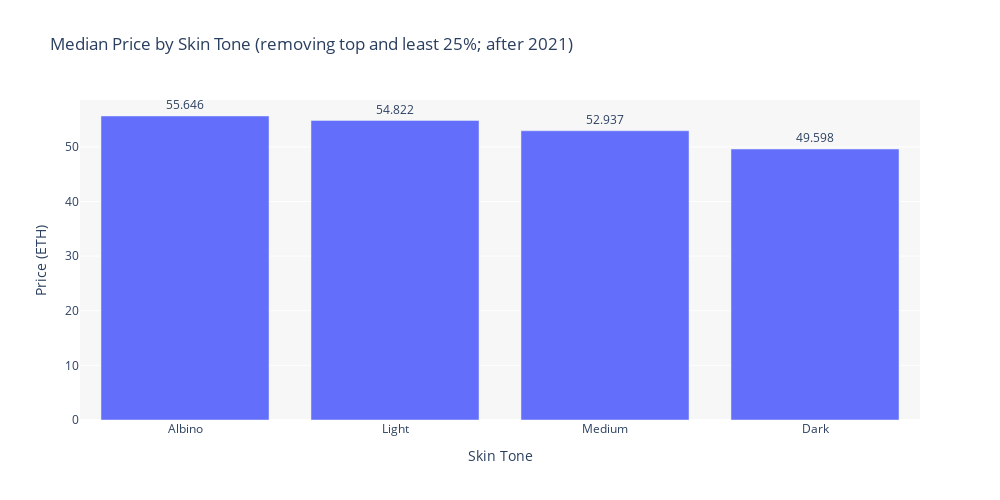

Source (notebook cell):
### Code cell
def price_remove_25(df):
    return np.mean(df['eth_price'])
    # price25 = df.describe()['eth_price']['25%']
    # price75 = df.describe()['eth_price']['75%']
    # return np.mean(df[(df['eth_price'] > price25) & (df['eth_price'] < price75)]['eth_price'])

skin_tone_25 = pd.DataFrame(tx_db[(tx_db['date'] > '2020-12-31') & (tx_db['skin_tone'] != 'Non-human')].groupby('skin_tone').apply(price_remove_25)).T
skin_tone_25 = skin_tone_25[['Albino', 'Light', 'Medium', 'Dark']]

fig = go.Figure(data=[go.Bar(
    x=skin_tone_25.columns, 
    y=skin_tone_25.loc[0],
    text=skin_tone_25.loc[0],
    textposition='auto',),])

fig.update_layout(
    title="Median Price by Skin Tone (removing top and least 25%; after 2021)",
    autosize=False,
    width=1000,
    height=500,
    plot_bgcolor='rgba(0,0,0,0.03)',
    xaxis=dict(title='Skin Tone'),
    yaxis=dict(title='Price (ETH)'),
)

fig.update_traces(texttemplate='%{text:.5s}', textposition='outside')

fig.write_image(f"{IMG_PATH}/analysis/fig5.png")
fig.show()

### Figure 1 — Plotly figure (JSON) as saved in the notebook; plotly's stock layout.template omitted (floating-point values rounded to 4 significant figures)
{"data": [{"text": [55.65, 54.82, 52.94, 49.6], "textposition": "outside", "texttemplate": "%{text:.5s}", "type": "bar", "x": ["Albino", "Light", "Medium", "Dark"], "y": [55.65, 54.82, 52.94, 49.6]}], "layout": {"autosize": false, "height": 500, "plot_bgcolor": "rgba(0,0,0,0.03)", "title": {"text": "Median Price by Skin Tone (removing top and least 25%; after 2021)"}, "width": 1000, "xaxis": {"title": {"text": "Skin Tone"}}, "yaxis": {"title": {"text": "Price (ETH)"}}}}
